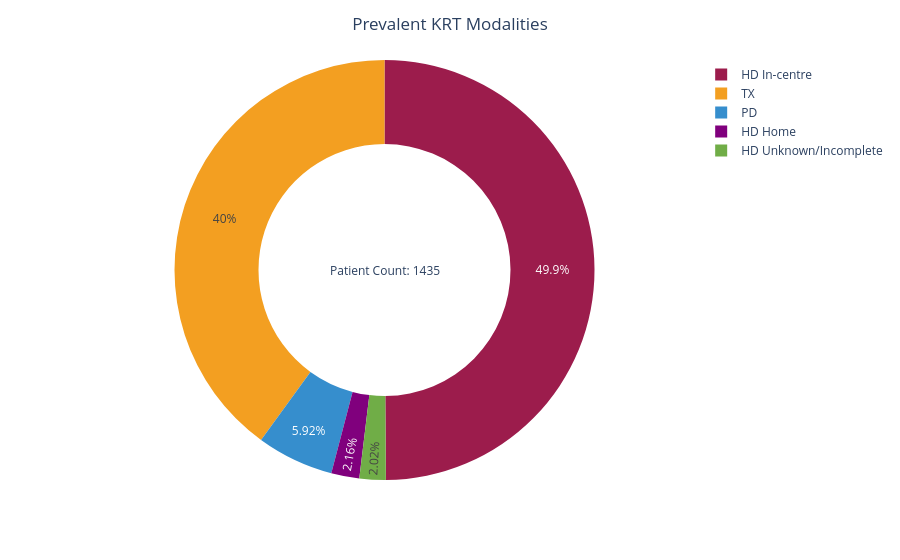

Source (notebook cell):
### Code cell
display(Markdown(dialysis_descriptions["PREVALENT_HOME_THERAPIES"]))
centre_text = f'Patient Count: {dialysis_stats.units[satunit].prevalent_home_therapies.metadata.population_size}'

prev_patients = px.pie(
    names = dialysis_stats.units[satunit].prevalent_home_therapies.data.x,
    values = dialysis_stats.units[satunit].prevalent_home_therapies.data.y,
    hole=0.6,
    color = label_colors.keys(),
    color_discrete_map = label_colors,
)
prev_patients.add_annotation(
    dict(x=0.5, y=0.5,  align='center',showarrow = False,text=centre_text)
)
prev_patients.update_layout(title_text=dialysis_stats.units[satunit].prevalent_home_therapies.metadata.title, title_x=0.5)
prev_patients.show()

### Figure 1 — Plotly figure (JSON) as saved in the notebook; plotly's stock layout.template omitted (floating-point values rounded to 4 significant figures)
{"data": [{"customdata": [["HD HOME"], ["HD In-centre"], ["HD Unknown/Incomplete"], ["PD"], ["TX"]], "domain": {"x": [0, 1], "y": [0, 1]}, "hole": 0.6, "hovertemplate": "label=%{label}<br>value=%{value}<br>color=%{customdata[0]}<extra></extra>", "labels": ["HD Home", "HD In-centre", "HD Unknown/Incomplete", "PD", "TX"], "legendgroup": "", "marker": {"colors": ["rgb(128,0,125)", "rgb(156,28,76)", "rgb(112,173,71)", "rgb(54,142,205)", "rgb(243,159,33)"]}, "name": "", "showlegend": true, "type": "pie", "values": [31, 716, 29, 85, 574]}], "layout": {"annotations": [{"align": "center", "showarrow": false, "text": "Patient Count: 1435", "x": 0.5, "y": 0.5}], "legend": {"tracegroupgap": 0}, "margin": {"t": 60}, "title": {"text": "Prevalent KRT Modalities", "x": 0.5}}}
